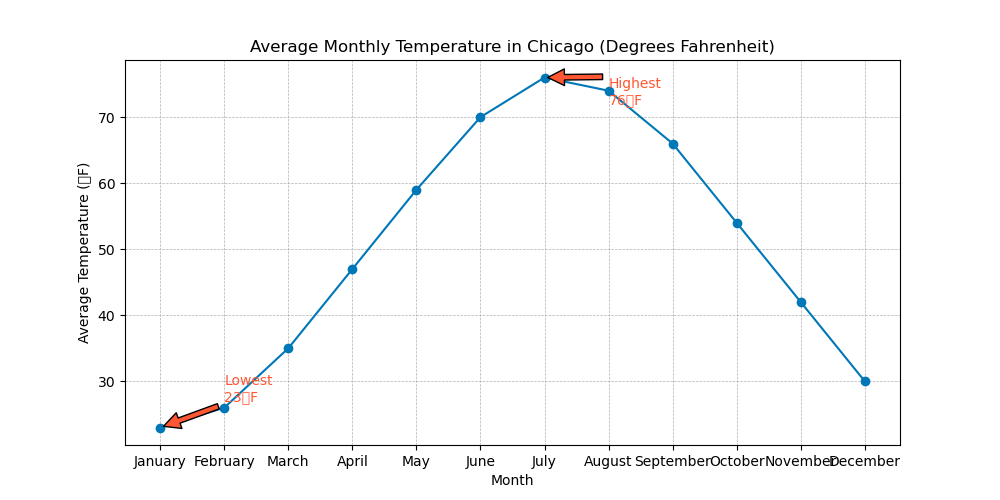

Recreate this plot in Python.

import matplotlib.pyplot as plt

# Data points
months = ['January', 'February', 'March', 'April', 'May', 'June', 'July', 'August', 'September', 'October', 'November', 'December']
temperatures = [23, 26, 35, 47, 59, 70, 76, 74, 66, 54, 42, 30]

# Create the plot
plt.figure(figsize=(10, 5))
plt.plot(months, temperatures, marker='o', linestyle='-', color='#0077B6')

# Annotate the highest and lowest temperature points
plt.annotate('Highest\n76°F', xy=('July', 76), xytext=('August', 72),
             arrowprops=dict(facecolor='#FF5733', shrink=0.05), color='#FF5733')
plt.annotate('Lowest\n23°F', xy=('January', 23), xytext=('February', 27),
             arrowprops=dict(facecolor='#FF5733', shrink=0.05), color='#FF5733')

# Title and labels
plt.title('Average Monthly Temperature in Chicago (Degrees Fahrenheit)')
plt.xlabel('Month')
plt.ylabel('Average Temperature (°F)')

# Customize the grid
plt.grid(True, which='both', linestyle='--', linewidth=0.5)

# Show the plot
plt.show()
